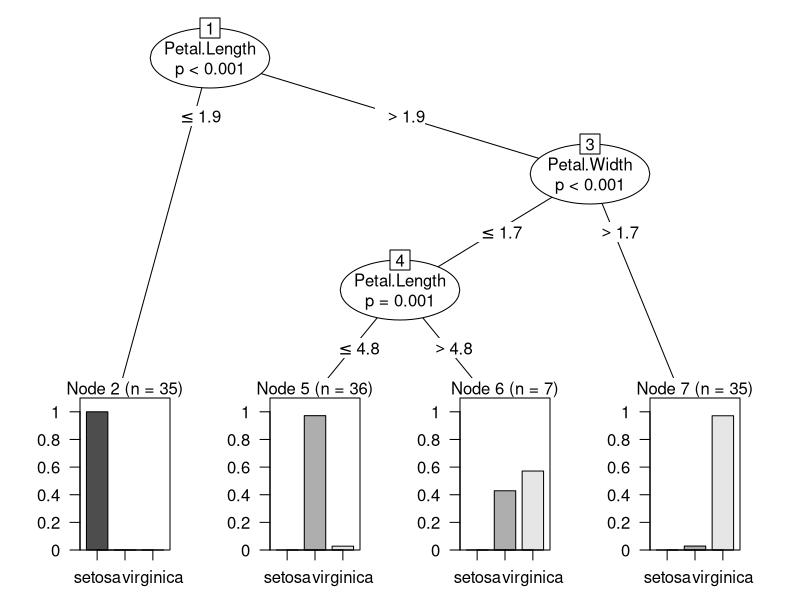
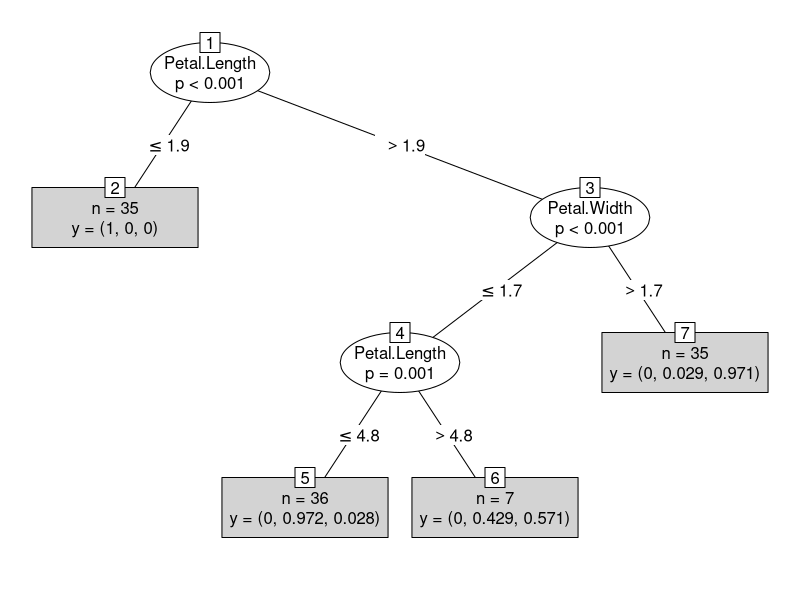

Generate these figures, in order, with R:
# ===============================================
#   Decision Tree Analysis
# ===============================================
# > party 패키지 : 의사결정나무를 활용하기 위한 분류 패키지 中 1 
library(party) 

# 데이터 준비 
idx <- sample(2, nrow(iris), replace=TRUE, prob=c(0.7,0.3)) # 70:30으로 데이터 나눔

train.data <- iris[idx==1,] # train input 
test.data <- iris[idx==2, ] # test input 


# 훈련 (모형 생성)
iris.tree <- ctree(Species~., data = train.data)


# 시각화 
plot(iris.tree)
plot(iris.tree, type="simple")
# y(setosa, versicolor, virginica)


# 예측 데이터 vs 실제 데이터
# > 머신러닝 모델은 훈련할 때 해당 데이터값으로 먼저 예측을 한후, 결과를 기록한 후 실제 값을 비교한다. 
# 이를 통해 모델 자신의 정확도 및 확률을 설정한다. 
table(predict(iris.tree), train.data$Species)
#             setosa versicolor virginica
# setosa         40          0         0
# versicolor      0         34         1
# virginica       0          4        31


# 평가 
test.pre <- predict(iris.tree, newdata=test.data)
table(test.pre, test.data$Species)
# test.pre     setosa versicolor virginica
# setosa         10          0         0
# versicolor      0         10         0
# virginica       0          2        18
